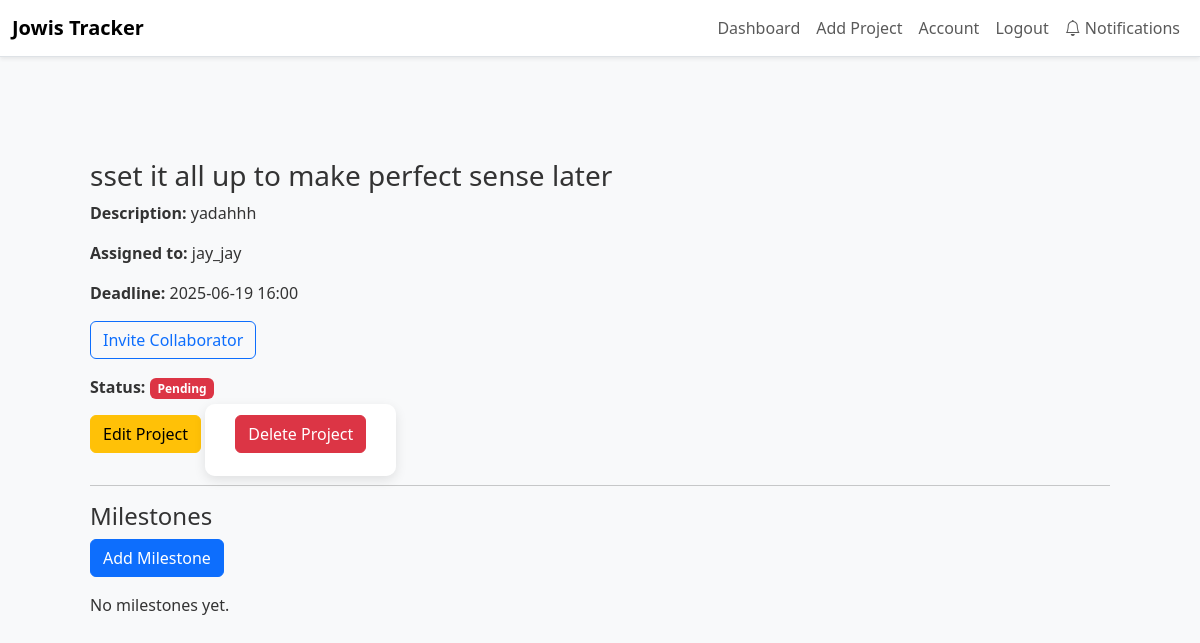
/project/7 (signed in), run on an earlier commit of the app's database.
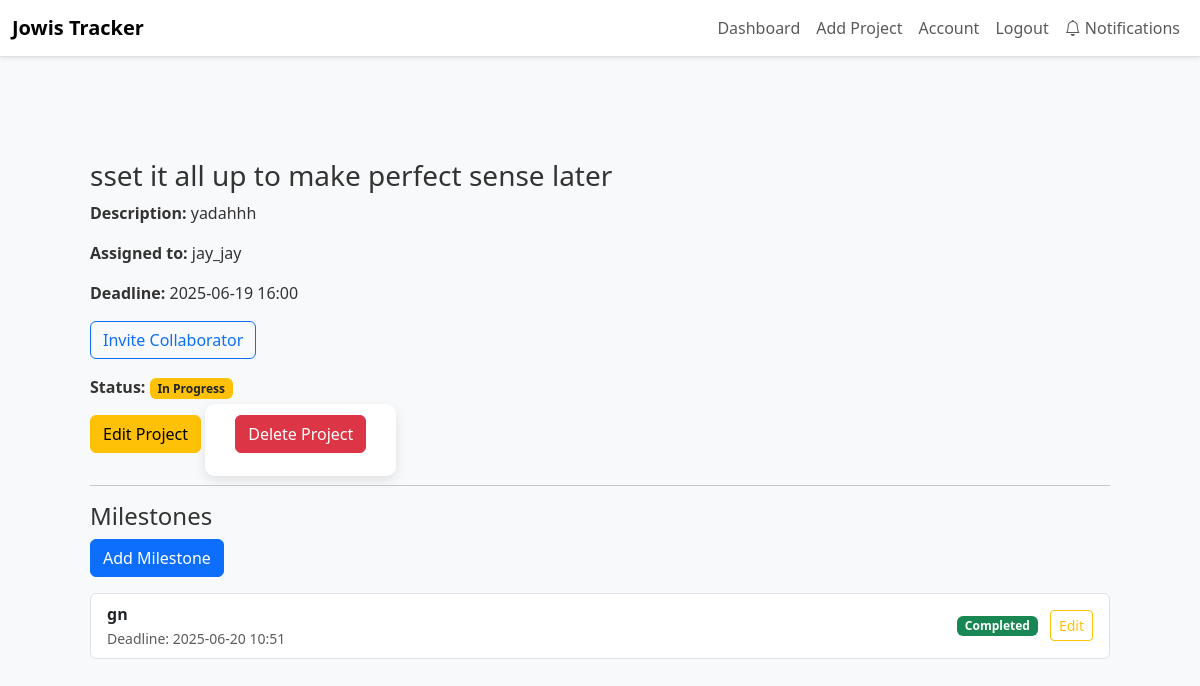
And on a later commit of the database.
### app/dbmodels.py (models this page shows, shortened)
class User(db.Model, UserMixin):
    id = db.Column(db.Integer, primary_key=True)
    username = db.Column(db.String(150), unique=True, nullable=False)
    email = db.Column(db.String(150), unique=True, nullable=False)
    password_hash = db.Column(db.String(150), nullable=False)
    tasks = db.relationship("Task", backref="assigned_to", cascade='all, delete-orphan',passive_deletes=True)
    role = db.Column(db.String(50), nullable=False, default="employee") # or admin
    projects = db.relationship(
        'Project',
        secondary=project_users,
        back_populates='users'
    )
    reset_code = db.Column(db.String(8), nullable=True)
    reset_code_expiry = db.Column(db.DateTime, nullable=True)

class Milestone(db.Model):
    id = db.Column(db.Integer, primary_key=True)
    name = db.Column(db.String(140), nullable=False)
    deadline = db.Column(db.DateTime, nullable=False)
    project_id = db.Column(db.Integer, db.ForeignKey("project.id", ondelete="CASCADE"), nullable=False) # ondelete="CASCADE" ensures that if a project is deleted, its milestones are also deleted
    tasks = db.relationship("Task", backref="milestone", lazy="dynamic")
    status = db.Column(db.String(20), nullable=False, default="Pending")

### app/routes.py (the view)
@main.route("/project/<int:project_id>")
@login_required
def project_detail(project_id):
    project = Project.query.get_or_404(project_id)
    if current_user.role != 'admin' and current_user not in project.users:
        abort(403)
    milestones = Milestone.query.filter_by(project_id=project.id).order_by(Milestone.deadline).all()
    return render_template("project_detail.html", project=project, milestones=milestones)

### app/__init__.py (called while the page is built)
def create_app():
    app= Flask(__name__)
    app.config.from_object("config.Config") # load app config from config.py
    db.init_app(app)
    migrate.init_app(app, db)
    login_manager.init_app(app)
    mail.init_app(app)
    scheduler.init_app(app)
    scheduler.start()
    from . import jobs  # <-- Import jobs to register them
    from .admin import init_admin
    init_admin(app)
    login_manager.login_view = "main.login"
    login_manager.login_message_category ="info"
    from .dbmodels import User
    @login_manager.user_loader
    def load_user(user_id):
        return User.query.get(int(user_id))
    from .routes import main
    app.register_blueprint(main)
    return app

### app/templates/project_detail.html (shortened to what this page needs)
{% extends "base.html" %}
{% block content %}
<div class="container mt-4">
    <h3>{{ project.title }}</h3>
    <p><strong>Description:</strong> {{ project.description }}</p>
    <p><strong>Assigned to:</strong>
      {% for user in project.users %}
        {{ user.username }}{% if not loop.last %}, {% endif %}
      {% endfor %}
    </p>
    <p><strong>Deadline:</strong> {{ project.deadline.strftime('%Y-%m-%d %H:%M') if project.deadline else 'N/A' }}</p>
    <a href="{{ url_for('main.invite_user', project_id=project.id) }}" class="btn btn-outline-primary mb-3">Invite Collaborator</a>
    <p><strong>Status:</strong>
      {% if project.status == 'Completed' %}
        <span class="badge bg-success">Completed</span>
      {% elif project.status == 'Pending' %}
        <span class="badge bg-danger">Pending</span>
      {% elif project.status == 'In Progress' %}
        <span class="badge bg-warning text-dark">In Progress</span>
      {% else %}
        <span class="badge bg-secondary">Unknown</span>
      {% endif %}
    </p>
    <a href="{{ url_for('main.edit_project', project_id=project.id) }}" class="btn btn-warning mb-3">Edit Project</a>
    <form action="{{ url_for('main.employee_delete_project', project_id=project.id) }}" method="POST" style="display:inline;">
      <button type="submit" class="btn btn-danger mb-3" onclick="return confirm('Delete this project?');">Delete Project</button>
    </form>
    <hr>
    <h4>Milestones</h4>
    <a href="{{ url_for('main.add_milestone', project_id=project.id) }}" class="btn btn-primary mb-3">Add Milestone</a>
    {% if milestones %}
        <ul class="list-group">
            {% for milestone in milestones %}
                <li class="list-group-item">
                    <div class="d-flex justify-content-between align-items-center">
                        <div>
                            <strong>{{ milestone.name }}</strong> <br>
                            <small class="text-muted">
                                Deadline: {{ milestone.deadline.strftime('%Y-%m-%d %H:%M') if milestone.deadline else 'No deadline set' }}
                            </small>
                        </div>
                        <div class="text-end">
                            {% if milestone.status == 'Completed' %}
                                <span class="badge bg-success">Completed</span>
                            {% elif milestone.status == 'Pending' %}
                                <span class="badge bg-danger">Pending</span>
                            {% elif milestone.status == 'In Progress' %}
                                <span class="badge bg-warning text-dark">In Progress</span>
                            {% else %}
                                <span class="badge bg-secondary">Unknown</span>
                            {% endif %}
                            <a href="{{ url_for('main.edit_milestone', milestone_id=milestone.id) }}" class="btn btn-sm btn-outline-warning ms-2">Edit</a>
                        </div>
                    </div>
                </li>
            {% endfor %}
        </ul>
    {% else %}
        <p>No milestones yet.</p>
    {% endif %}
</div>
{% endblock %}

What changed in the data, as far as the page shows it:
changed Project "sset it all up to make perfect sense later": status "Pending" → "In Progress" (drawn)
added Milestone: name "gn", deadline "2025-06-20 10:51", status "Completed"
Also different on the page:
text no longer shown: "Pending No milestones yet."
text now shown: "In Progress"
